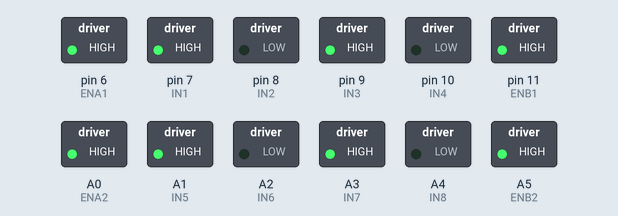
Recording of a sketch running on a simulated Arduino Uno, built with avr-gcc and run on an emulated ATmega328P. Parts: switched loads named in the sketch (green lamp = pin HIGH).

Above: at 0.1 s.
Timing chart, 0 to 1.6 s (numbered marks = the images above):
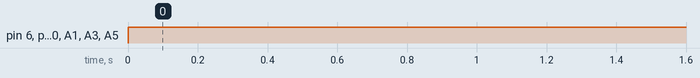

The sketch:

L298N.ino
```cpp
// 定義L298N模塊控制馬達的引腳（前輪馬達）
const int ENA1 = 6;  // 馬達1速度控制
const int IN1 = 7;   // 馬達1轉向控制
const int IN2 = 8;  // 馬達1轉向控制
const int IN3 = 9;  // 馬達2轉向控制
const int IN4 = 10; // 馬2轉向控制
const int ENB1 = 11;  // 馬達2速度控制

// 定義L298N模塊控制馬達的引腳（後輪馬達）
const int ENA2 = A0; // 馬達3速度控制
const int IN5 = A1; // 馬達3轉向控制
const int IN6 = A2; // 馬達3轉向控制
const int IN7 = A3; // 馬達4轉向控制
const int IN8 = A4; // 馬達4轉向控制
const int ENB2 = A5; // 馬達4速度控制

void setup() {
  // put your setup code here, to run once:
  pinMode(ENA1, OUTPUT);
  pinMode(IN1, OUTPUT);
  pinMode(IN2, OUTPUT);
  pinMode(IN3, OUTPUT);
  pinMode(IN4, OUTPUT);
  pinMode(ENB1, OUTPUT);

  pinMode(ENA2, OUTPUT);
  pinMode(IN5, OUTPUT);
  pinMode(IN6, OUTPUT);
  pinMode(IN7, OUTPUT);
  pinMode(IN8, OUTPUT);
  pinMode(ENB2, OUTPUT);
}

void loop() {
  // put your main code here, to run repeatedly:
      digitalWrite(IN1, HIGH);
      digitalWrite(IN2, LOW);
      digitalWrite(IN3, HIGH);
      digitalWrite(IN4, LOW);
      analogWrite(ENA1, 255);
      analogWrite(ENB1, 255);

      digitalWrite(IN5, HIGH);
      digitalWrite(IN6, LOW);
      digitalWrite(IN7, HIGH);
      digitalWrite(IN8, LOW);
      analogWrite(ENA2, 255);
      analogWrite(ENB2, 255);
}
```

Measured:
- by itself, pin 6 (ENA1), pin 7 (IN1), pin 9 (IN3), pin 11 (ENB1), A0 (ENA2), A1 (IN5), A3 (IN7), A5 (ENB2): LOW → HIGH at 0.00 s
